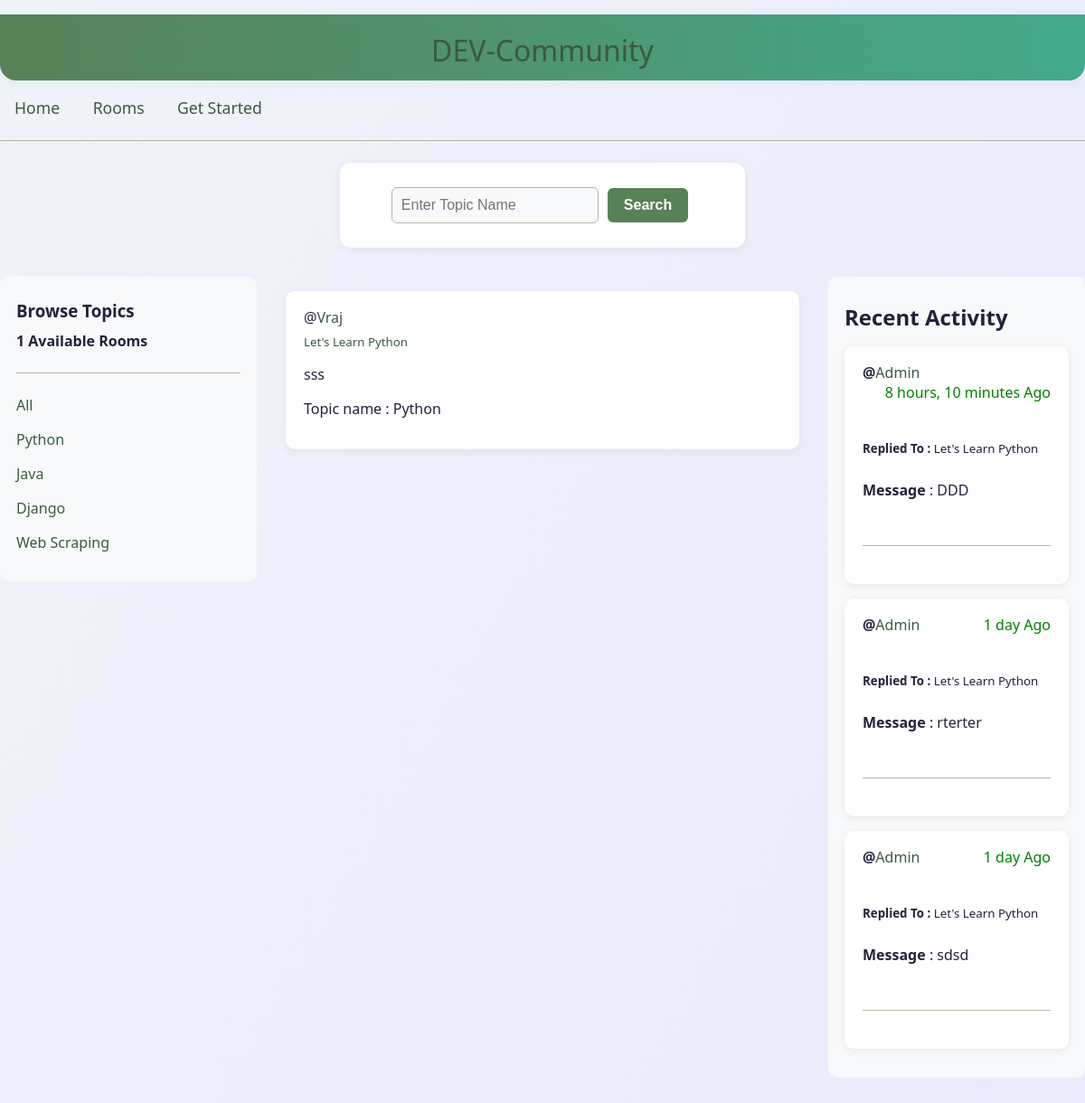
The app's page /room/?q=Python with its own data.
### base/models.py (models this page shows, shortened)
class Topic(models.Model):
    name = models.CharField(max_length=200)
    def __str__(self):
        return self.name

class Room(models.Model):
    host = models.ForeignKey(User,on_delete=models.SET_NULL,null=True)
    topic = models.ForeignKey(Topic,on_delete=models.SET_NULL,null=True)
    name = models.CharField(max_length=200)
    description = models.TextField(null=True,blank=True)
    participants = models.ManyToManyField(User,blank=True,related_name='participants')
    createdAt = models.DateTimeField(auto_now_add=True)
    updatedAt = models.DateTimeField(auto_now=True)
    class Meta:
        ordering = ['-updatedAt','-createdAt']
    def __str__(self):
        return self.name

class Message(models.Model):
    user = models.ForeignKey(User,on_delete=models.CASCADE)
    room = models.ForeignKey(Room,on_delete=models.CASCADE)
    body = models.TextField()
    createdAt = models.DateTimeField(auto_now_add=True)
    updatedAt = models.DateTimeField(auto_now=True)
    class Meta:
        ordering = ['-updatedAt','-createdAt']

### base/views.py (the view)
# urls.py: path("room/",rooms_view,name = "Rooms"),
def rooms_view(request):
    q = request.GET.get('q') if request.GET.get('q') != None else ''
    topics = Topic.objects.all()
    recent_messages = Message.objects.all()[0:6]
    if q != "":
        recent_messages = Message.objects.filter(room__topic__name=q)[0:6]
    if q:
        rooms = Room.objects.filter(topic__name__contains = q)
        room_count = len(rooms)
    else:
        rooms = Room.objects.all()
        room_count = rooms.count()
    context =  {"rooms": rooms,'topics' :topics,'room_count' : room_count,'recent_messages':recent_messages}
    return render(request, 'base/room.html',context)

### base/templates/base/room.html (shortened to what this page needs)
{% extends 'main.html' %}
{% block content %}
    <form class="cardSearch mb-2" request="GET" action="{% url 'Rooms' %}">
      <input type="text" name="q" id="" placeholder="Enter Topic Name" />
      <input class="create-btn" type="submit" value="Search">
    </form>
    <div class="home-container">
        <div>
           {% include 'base/topics_components.html' %}
        </div>
        <div>
                <div>
                     {% include 'base/feed_component.html' %}
                </div>
        </div>
        <div>
           {% include 'base/recent_activity_component.html' %}
        </div>
    </div>
{% endblock %}

### base/templates/base/topics_components.html
<div class="topics-list mb-2">
<h3>Browse Topics</h3>
<h4>{{room_count}} Available Rooms</h4>
<hr />
<p><a href="{% url 'Rooms' %}"> All </a></p>
{% for topic in topics %}
<p><a href="{% url 'Rooms' %}?q={{topic.name}}"> {{ topic.name}}</a></p>
{% endfor %}
</div>

### base/templates/base/feed_component.html (shortened to what this page needs)
{% if rooms %}
  {% for room in rooms %}
  <div class="card mb-2">
    <span>@<a href="{% url 'profile' room.host.username %}">{{ room.host.username }}</a></span>
    <h5><a href="{% url 'Room' room.id %}">{{ room.name }}</a></h5>
    <p>{{room.description}}</p>
    <p>Topic name : {{room.topic}}</p>
  </div>
  {% endfor %}
{% else %}
  <div class="card text-center">
    <p>No Rooms for current Topic...</p>
  </div>
{% endif %}

### base/templates/base/recent_activity_component.html (shortened to what this page needs)
<div class="recent-activity">
<h2>Recent Activity</h2>
{% if recent_messages %}
  {% for message in recent_messages %}
  <div class="card mb-2" style="display: flex; flex-direction: column; gap: 10px;">
    <span>
      <b>@<a href="{% url 'profile' message.user %}">{{ message.user }}</a></b>
      <span style="color: green;float:right">
        {{ message.createdAt|timesince}} Ago</span>
    </span>
    <br />
    <small><b>Replied To : </b>{{ message.room }}</small>
    <p><b>Message</b> : {{ message.body }}</p>
    <hr />
  </div>
  {% endfor %}
{% else %}
  <div class="card text-center">
    <p>No recent Activity for This Topic...</p>
  </div>
{% endif %}
</div>

### static/styles/main.css (style rules this page uses)
body { background: linear-gradient(120deg, #f0f4f8 0%, #e9eafc 100%); font-family: 'Segoe UI', 'Roboto', Arial, sans-serif; color: #22223b; margin: 0; padding: 0; min-height: 100vh; }
h1, h2, h3, h4, h5 { font-weight: 700; color: #22223b; margin-top: 0.5em; margin-bottom: 0.5em; }
a { text-decoration: none; color: #3a5a40; font-weight: 500; transition: color 0.2s; }
hr { border: none; border-top: 1px solid #b7b7a4; margin: 24px 0; }
form { background: #fff; padding: 24px; border-radius: 12px; box-shadow: 0 2px 12px rgba(0,0,0,0.06); max-width: 400px; margin: 24px auto; display: flex; flex-direction: column; gap: 16px; }
input[type="text"], input[type="password"], textarea { padding: 10px; border: 1px solid #b7b7a4; border-radius: 6px; font-size: 1em; background: #f8f9fa; transition: border 0.2s; }
input[type="submit"], button { background: #588157; color: #fff; border: none; border-radius: 6px; padding: 10px 18px; font-size: 1em; font-weight: 600; cursor: pointer; transition: background 0.2s; }
.card, .room-card, .message-card { background: #fff; border-radius: 10px; box-shadow: 0 2px 8px rgba(0,0,0,0.07); padding: 18px 20px; margin: 16px 0; }
.cardSearch { display: flex; flex-direction: row; gap: 10px; align-items: center; justify-content: center; }
.home-container, .room-container, .chat-container { display: grid; gap: 32px; margin: 32px auto; max-width: 1200px; }
.home-container { grid-template-columns: 1fr 2fr 1fr; }
.recent-activity, .topics-list, .feed-list { background: #f8f9fa; border-radius: 10px; padding: 16px 18px; margin-bottom: 18px; }
.action-btn, .delete-btn, .edit-btn, .create-btn { display: inline-block; margin: 4px 6px 4px 0; padding: 7px 14px; border-radius: 6px; font-size: 0.98em; font-weight: 500; text-align: center; text-decoration: none; transition: background 0.2s, color 0.2s; }
.create-btn { background: #588157; color: #fff; }
.mb-2 { margin-bottom: 16px; }
.card, .room-card, .message-card, .topics-list, .recent-activity { animation: fadeIn 0.7s cubic-bezier(.39,.575,.565,1) both; transition: box-shadow 0.25s, transform 0.2s; }
input[type="submit"], button, .create-btn, .delete-btn, .edit-btn { transition: background 0.2s, color 0.2s, transform 0.15s; }
a, .nav-item { transition: color 0.2s, text-shadow 0.2s; }

### records on screen
Topic: name "Python"
Topic: name "Java"
Topic: name "Django"
Topic: name "Web Scraping"
Room: host.username "Vraj", name "Let's Learn Python", description "sss", topic "Python"
Message: user "Admin", createdAt "8 hours, 10 minutes", room "Let's Learn Python", body "DDD"
Message: user "Admin", createdAt "1 day", room "Let's Learn Python", body "rterter"
Message: user "Admin", createdAt "1 day", room "Let's Learn Python", body "sdsd"

### other values on screen
{{ room_count }} "1"
